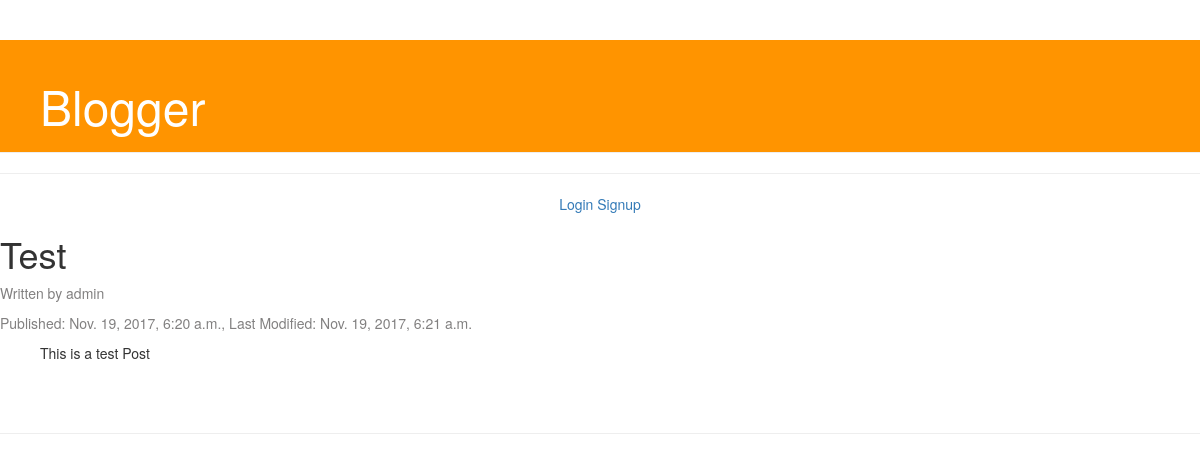
The app's page /blogger/post/1/ with its own data.
### blogger/models.py (models this page shows, shortened)
class Post(models.Model):
    author = models.ForeignKey(User)
    title = models.CharField(max_length=200)
    content = models.TextField()
    date_created = models.DateTimeField(default=timezone.now)
    date_last_modified = models.DateTimeField(blank=True, null=True)

### blogger/views.py (the view)
# urls.py: url(r'^post/(?P<pk>\d+)/$', views.post_page, name='post_page'),
def post_page(request, pk):
    post = get_object_or_404(Post, pk=pk)
    return render(request, 'blogger/post.html', {'post': post})

### blogger/templates/blogger/post.html
{% extends 'blogger/index.html' %}
{% block content %}
  <h1 class="title"> {{ post.title }} </h1>
  <div class="post">
    <p class="date">Written by {{ post.author }}</p>
    <p class="date"> Published: {{ post.date_created }}, Last Modified: {{ post.date_last_modified }}</p>
    <p class="content">{{ post.content|linebreaksbr }}</p>
  </div>
{% endblock %}

### blogger/static/blogger/style.css (style rules this page uses)
.content { margin-left: 40px; }
h1 { font-family: 'Lobster', cursive; }
.date { color: #828080; }
.post { margin-bottom: 70px; }

### records on screen
Post: title "Test", author "admin", date_created "Nov. 19, 2017, 6:20 a.m.", date_last_modified "Nov. 19, 2017, 6:21 a.m.", content "This is a test Post"
